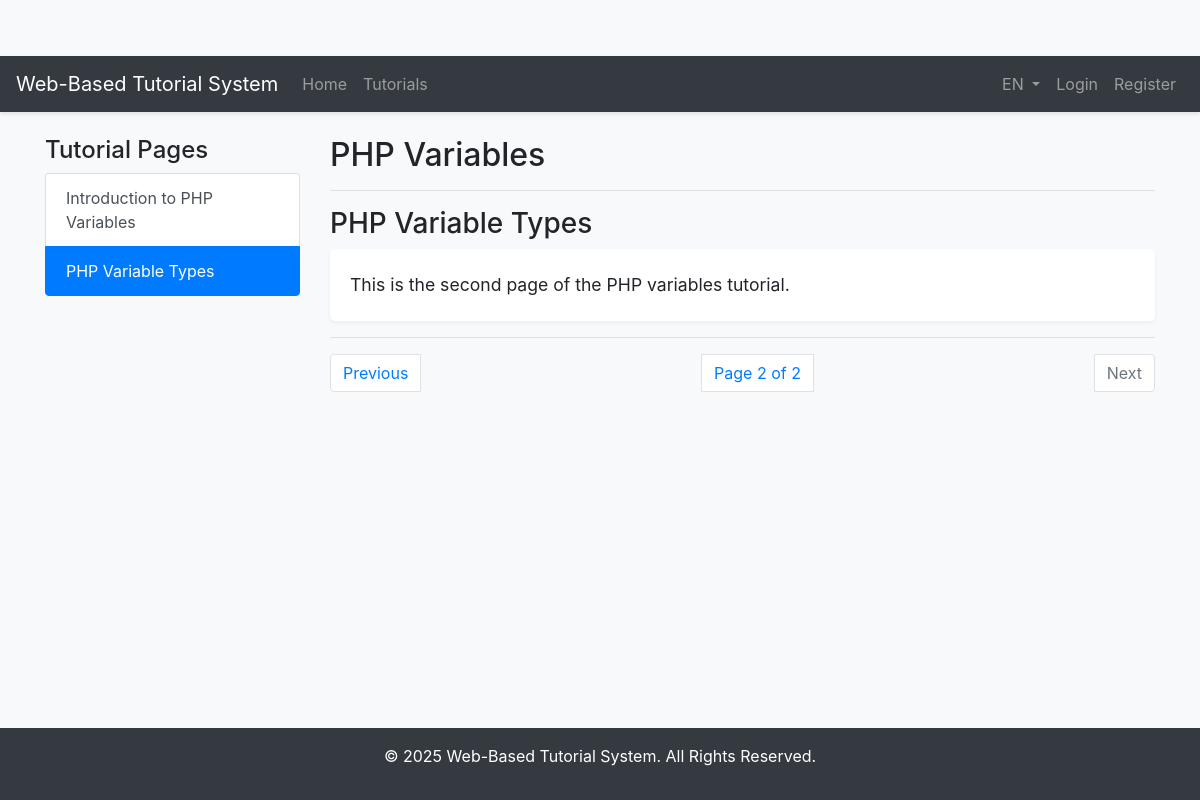
Screenshot of /tutorials/lesson.php?id=1&page=2 with the database file from the repository.
### tables this page shows
CREATE TABLE `tutorial_page_translations` (
  `id` int(11) NOT NULL,
  `page_id` int(11) NOT NULL,
  `language` varchar(5) NOT NULL,
  `title` varchar(255) NOT NULL,
  `content` text NOT NULL
);

CREATE TABLE `tutorial_translations` (
  `id` int(11) NOT NULL,
  `tutorial_id` int(11) NOT NULL,
  `language` varchar(5) NOT NULL,
  `title` varchar(255) NOT NULL
);

### includes/language.php (called while the page is built, shortened)
<?php
$default_lang = 'en';
$lang_to_use = $default_lang;
function trans($key) {
    global $lang;
    if (isset($lang[$key])) {
        return $lang[$key];
    } else {
        return $key;
    }
}
?>

### tutorials/lesson.php (the view, shortened to what this page needs)
<?php
require_once '../includes/db.php';
include '../includes/header.php';
$tutorial_id = isset($_GET['id']) ? (int)$_GET['id'] : 0;
$page_number = isset($_GET['page']) ? (int)$_GET['page'] : 1;
$stmt_tutorial = $conn->prepare("
    SELECT t.is_premium, t.topic_id, tt.title
    FROM tutorials t
    JOIN tutorial_translations tt ON t.id = tt.tutorial_id
    WHERE t.id = ? AND tt.language = ?
");
$stmt_tutorial->bind_param("is", $tutorial_id, $lang_to_use);
$stmt_tutorial->execute();
$result_tutorial = $stmt_tutorial->get_result();
$tutorial = $result_tutorial->fetch_assoc();
$stmt_all_pages = $conn->prepare("
    SELECT p.page_number, pt.title
    FROM tutorial_pages p
    JOIN tutorial_page_translations pt ON p.id = pt.page_id
    WHERE p.tutorial_id = ? AND pt.language = ?
    ORDER BY p.page_number ASC
");
$stmt_all_pages->bind_param("is", $tutorial_id, $lang_to_use);
$stmt_all_pages->execute();
$all_pages_result = $stmt_all_pages->get_result();
$stmt_page = $conn->prepare("
    SELECT pt.title, pt.content
    FROM tutorial_pages p
    JOIN tutorial_page_translations pt ON p.id = pt.page_id
    WHERE p.tutorial_id = ? AND p.page_number = ? AND pt.language = ?
");
$stmt_page->bind_param("iis", $tutorial_id, $page_number, $lang_to_use);
$stmt_page->execute();
$result_page = $stmt_page->get_result();
$page = $result_page->fetch_assoc();
$total_pages = $all_pages_result->num_rows;
?>
<div class="row">
    <div class="col-md-3">
        <h4><?php echo trans('tutorial_pages'); ?></h4>
        <div class="list-group">
            <?php
            if ($all_pages_result->num_rows > 0) {
                mysqli_data_seek($all_pages_result, 0);
                while ($page_row = $all_pages_result->fetch_assoc()) {
                    $active_class = ($page_row['page_number'] == $page_number) ? ' active' : '';
                    echo '<a href="?id=' . $tutorial_id . '&page=' . $page_row['page_number'] . '" class="list-group-item list-group-item-action' . $active_class . '">' . htmlspecialchars($page_row['title']) . '</a>';
                }
            }
            ?>
        </div>
    </div>
    <div class="col-md-9">
        <h2><?php echo htmlspecialchars($tutorial['title']); ?></h2>
        <hr>
        <h3><?php echo htmlspecialchars($page['title']); ?></h3>
        <div class="lesson-content">
            <?php echo nl2br(htmlspecialchars($page['content'])); ?>
        </div>
        <hr>
        <nav aria-label="Page navigation">
            <ul class="pagination justify-content-between">
                <li class="page-item <?php if ($page_number <= 1) echo 'disabled'; ?>">
                    <a class="page-link" href="?id=<?php echo $tutorial_id; ?>&page=<?php echo $page_number - 1; ?>"><?php echo trans('previous_page'); ?></a>
                </li>
                <li class="page-item">
                    <span class="page-link"><?php echo sprintf(trans('page_x_of_y'), $page_number, $total_pages); ?></span>
                </li>
                <li class="page-item <?php if ($page_number >= $total_pages) echo 'disabled'; ?>">
                    <a class="page-link" href="?id=<?php echo $tutorial_id; ?>&page=<?php echo $page_number + 1; ?>"><?php echo trans('next_page'); ?></a>
                </li>
            </ul>
        </nav>
    </div>
</div>
<?php include '../includes/footer.php'; ?>

### assets/css/style.css (style rules this page uses)
body { background-color: #f8f9fa; padding-top: 56px; }
.lesson-content { line-height: 1.8; font-size: 1.1rem; padding: 20px; background-color: #ffffff; border-radius: 5px; box-shadow: 0 2px 4px rgba(0,0,0,.05); }

### rows the page displays
tutorial_page_translations: title "Introduction to PHP Variables"
tutorial_page_translations: title "PHP Variable Types", content "This is the second page of the PHP variables tutorial."
tutorial_translations: title "PHP Variables"

### other values shown
trans('app_title') "Web-Based Tutorial System"
trans('nav_home') "Home"
trans('nav_tutorials') "Tutorials"
$lang_to_use "EN"
trans('nav_login') "Login"
trans('nav_register') "Register"
trans('tutorial_pages') "Tutorial Pages"
trans('previous_page') "Previous"
sprintf(trans('page_x_of_y'), $page_number, $total_pages) "Page 2 of 2"
trans('next_page') "Next"
